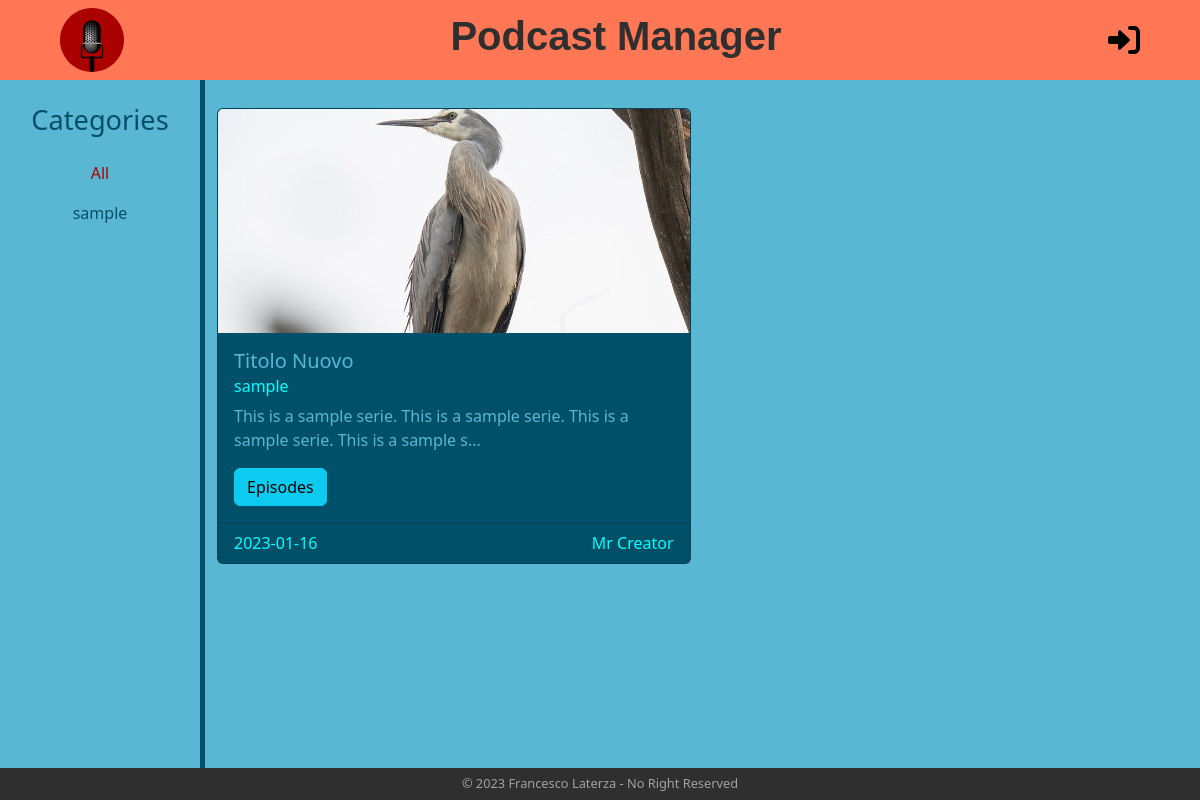
The page / on the database its author committed.
### tables this page shows
CREATE TABLE "series" (
	"id"	INTEGER,
	"title"	TEXT NOT NULL,
	"category"	TEXT NOT NULL,
	"date"	TEXT NOT NULL,
	"text"	TEXT NOT NULL,
	"creator_id"	INTEGER NOT NULL,
	FOREIGN KEY("creator_id") REFERENCES "users"("id"),
	PRIMARY KEY("id" AUTOINCREMENT)
);

CREATE TABLE "users" (
	"id"	INTEGER,
	"username"	TEXT NOT NULL,
	"email"	TEXT NOT NULL UNIQUE,
	"password"	TEXT NOT NULL,
	"is_creator"	INTEGER NOT NULL,
	PRIMARY KEY("id" AUTOINCREMENT)
);

### app.py (the view)
@app.route("/")
def home():
    if current_user.is_authenticated:
        series_list = series_dao.get_series(current_user.id)
    else:
        series_list = series_dao.get_series(0)
    categories = series_dao.get_categories()
    return render_template("home.html", series_list=series_list, categories=categories, current_category="All", get_creator_name=users_dao.get_user_username_by_id, is_following=follows_dao.is_following)

### dao/series_dao.py (called while the page is built)
def get_series(creator_id):
    conn = sqlite3.connect("db/series.db")
    conn.row_factory = sqlite3.Row
    cursor = conn.cursor()
    sql = "SELECT * FROM series WHERE date <= ? OR creator_id = ? ORDER BY date DESC"
    curr_date = date.today()
    cursor.execute(sql, (curr_date, creator_id))
    res = cursor.fetchall()
    cursor.close()
    conn.close()
    return res

def get_categories():
    conn = sqlite3.connect("db/series.db")
    conn.row_factory = sqlite3.Row
    cursor = conn.cursor()
    sql = "SELECT DISTINCT category FROM series WHERE date <= ?"
    curr_date = date.today()
    cursor.execute(sql, (curr_date, ))
    res = cursor.fetchall()
    cursor.close()
    conn.close()
    return res

### dao/users_dao.py (called while the page is built)
def get_user_by_id(id):
    conn = sqlite3.connect("db/series.db")
    conn.row_factory = sqlite3.Row
    cursor = conn.cursor()
    sql = "SELECT * FROM users WHERE id = ?"
    cursor.execute(sql, (id, ))
    res = cursor.fetchone()
    cursor.close()
    conn.close()
    return res

def get_user_username_by_id(id):
    user = get_user_by_id(id)
    return user["username"]

### templates/home.html (shortened to what this page needs)
{% extends "base.html" %} {% block title %}Home{% endblock %} {% block content%}
<div class="container-fluid">
  <div class="row">
    <aside class="col-lg-2 col-12 mt-4 mb-4 container text-center">
      <div class="row">
        <h3>Categories</h3>
      </div>
      <div class="row">
        <nav class="navbar navbar-expand-lg">
          <div class="container-fluid justify-content-center">
            <div
              class="collapse navbar-collapse justify-content-center"
              id="navbarSupportedContent"
            >
              <ul class="navbar-nav mb-2 mb-lg-0 flex-column">
                <li class="nav-item">
                  <a
                    class="nav-link {% if current_category == 'All' %}active nav-color-active{% endif %}"
                    aria-current="page"
                    href="{{ url_for('home') }}"
                    title="select all category"
                    >All</a
                  >
                </li>
                {% for category in categories %}
                <li class="nav-item">
                  <a
                    class="nav-link {% if current_category == category.category %}active nav-color-active{% else %}nav-color{% endif %}"
                    href="{{ url_for('home_category', category=category.category) }}"
                    title="select category {{ category.category }}"
                    >{{ category.category }}</a
                  >
                </li>
                {% endfor %}
              </ul>
            </div>
          </div>
        </nav>
      </div>
    </aside>
    <main class="col-10 container home-main">
      <div class="row row-cols-1 row-cols-md-2 row-cols-xxl-4 g-4 mt-1 mb-4">
        {% for series in series_list %}
        <div class="col">
          <article class="card">
            <img
              src="{{ url_for('static', filename='images/'+series.title.lower().replace(' ', '_')+'.jpeg') }}"
              class="series-image card-img-top"
              alt="series image"
            />
            <section class="card-body">
              <h5 class="card-title">{{ series.title }}</h5>
              <h6 class="card-subtitle mb-2 text-muted text-muted-series">
                {{ series.category }}
              </h6>
              <p class="card-text">{{ series.text[:90]+'...' }}</p>
              <a
                href="{{ url_for('series', series_id=series.id) }}"
                class="btn btn-info"
                title="series page"
                >Episodes</a
              >
            </section>
            <footer
              class="card-footer text-muted text-muted-series d-flex justify-content-between"
            >
              <p class="card-text">{{ series.date }}</p>
              <p class="card-text">{{ get_creator_name(series.creator_id) }}</p>
            </footer>
          </article>
        </div>
        {% endfor %}
      </div>
    </main>
  </div>
</div>
{% endblock%}

### static/style.css (style rules this page uses)
body { font-family: "Segoe UI", Tahoma, Geneva, Verdana, sans-serif; background-color: #5ab7d4; }
aside h3 { font-size: 1.7rem; display: block; color: #00506a; }
.nav-color { color: #00506a; }
.nav-color-active { color: #aa0200 !important; }
.home-main { border-left: 5px solid #00506a; }
main { min-height: calc(100vh - 7rem); }
.card { background-color: #00506a; color: #5ab7d4; }
.series-image { height: 14rem; object-fit: cover; }
.card footer p { margin-bottom: 0; }
.text-muted-series { color: #00ffff !important; }

### rows shown on the page
series: title "Titolo Nuovo", category "sample", text "This is a sample serie. This is a sample serie. This is a sample serie. This is a sample s...", date "2023-01-16"
users: username "Mr Creator"

### other values the page prints
{{ category.category }} "sample"
